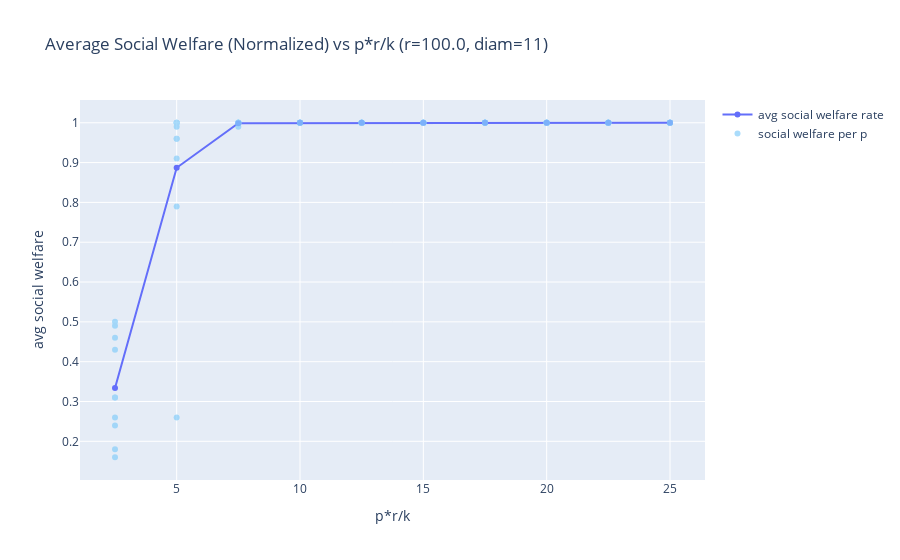
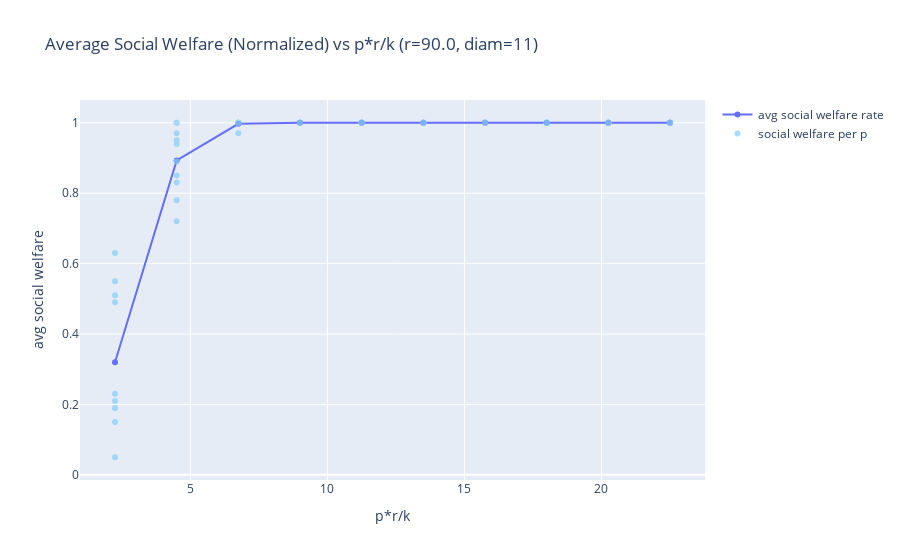
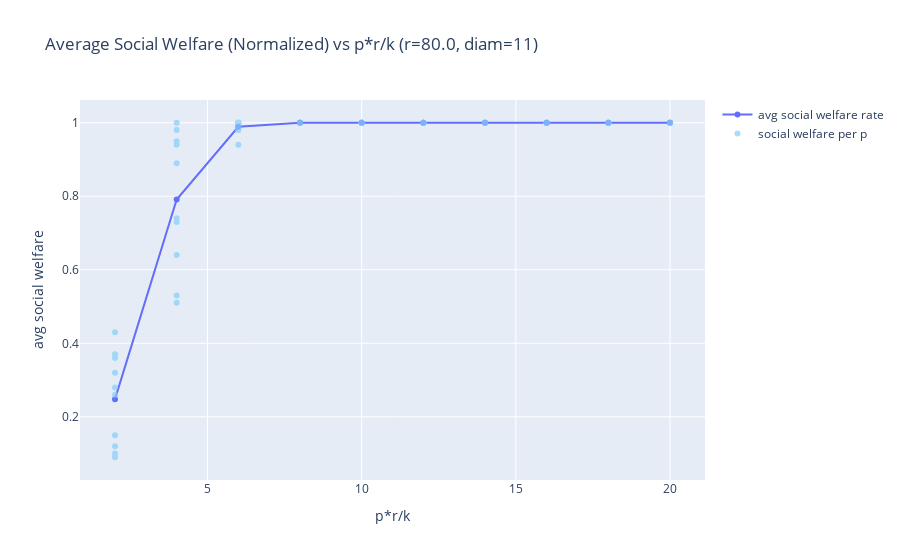
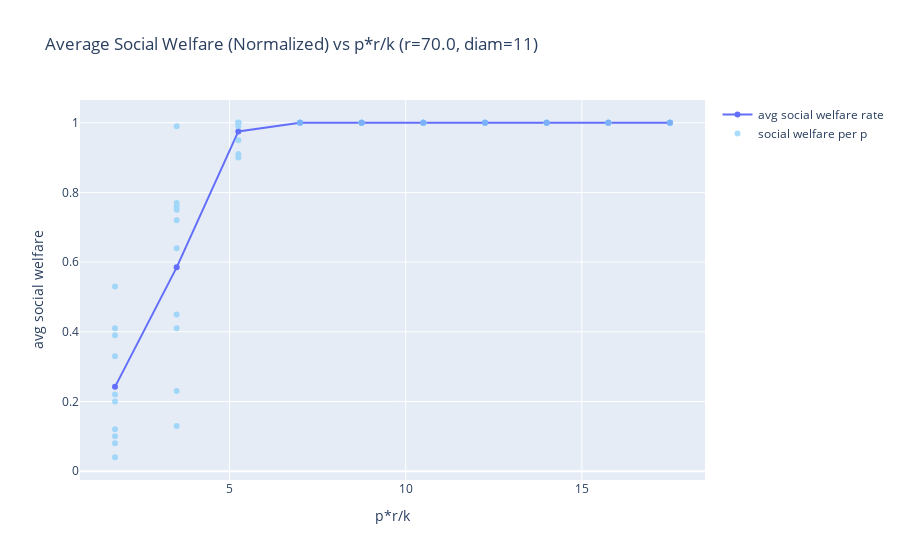

The code cell stored with these charts, in order, in its notebook:
### Code cell
run_sim(create_ws)

### Figure 1 — Plotly figure (JSON) as saved in the notebook; plotly's stock layout.template omitted (floating-point values rounded to 4 significant figures)
{"data": [{"hoverinfo": "skip", "mode": "lines+markers", "name": "avg social welfare rate", "type": "scatter", "x": [25, 22.5, 20, 17.5, 15, 12.5, 10.0, 7.5, 5.0, 2.5], "y": [1, 1, 1, 1, 1, 1, 1, 0.999, 0.887, 0.334]}, {"hoverinfo": "skip", "marker": {"color": "LightSkyBlue"}, "mode": "markers", "name": "social welfare per p", "opacity": 0.7, "type": "scatter", "x": [25, 25, 25, 25, 25, 25, 25, 25, 25, 25, 22.5, 22.5, 22.5, 22.5, 22.5, 22.5, 22.5, 22.5, 22.5, 22.5, 20, 20, 20, 20, 20, 20, 20, 20, 20, 20, 17.5, 17.5, 17.5, 17.5, 17.5, 17.5, 17.5, 17.5, 17.5, 17.5, 15, 15, 15, 15, 15, 15, 15, 15, 15, 15, 12.5, 12.5, 12.5, 12.5, 12.5, 12.5, 12.5, 12.5, 12.5, 12.5, 10.0, 10.0, 10.0, 10.0, 10.0, 10.0, 10.0, 10.0, 10.0, 10.0, 7.5, 7.5, 7.5, 7.5, 7.5, 7.5, 7.5, 7.5, 7.5, 7.5, 5.0, 5.0, 5.0, 5.0, 5.0, 5.0, 5.0, 5.0, 5.0, 5.0, 2.5, 2.5, 2.5, 2.5, 2.5, 2.5, 2.5, 2.5, 2.5, 2.5], "y": [1, 1, 1, 1, 1, 1, 1, 1, 1, 1, 1, 1, 1, 1, 1, 1, 1, 1, 1, 1, 1, 1, 1, 1, 1, 1, 1, 1, 1, 1, 1, 1, 1, 1, 1, 1, 1, 1, 1, 1, 1, 1, 1, 1, 1, 1, 1, 1, 1, 1, 1, 1, 1, 1, 1, 1, 1, 1, 1, 1, 1, 1, 1, 1, 1, 1, 1, 1, 1, 1, 0.99, 1, 1, 1, 1, 1, 1, 1, 1, 1, 1, 0.91, 0.96, 0.96, 0.99, 1, 0.26, 1, 0.79, 1, 0.18, 0.31, 0.31, 0.43, 0.16, 0.24, 0.26, 0.49, 0.46, 0.5]}], "layout": {"showlegend": true, "title": {"text": "Average Social Welfare (Normalized) vs p*r/k (r=100.0, diam=11)"}, "xaxis": {"title": {"text": "p*r/k"}}, "yaxis": {"title": {"text": "avg social welfare"}}}}

### Figure 2 — Plotly figure (JSON) as saved in the notebook; plotly's stock layout.template omitted (floating-point values rounded to 4 significant figures)
{"data": [{"hoverinfo": "skip", "mode": "lines+markers", "name": "avg social welfare rate", "type": "scatter", "x": [22.5, 20.25, 18, 15.75, 13.5, 11.25, 9.0, 6.75, 4.5, 2.25], "y": [1, 1, 1, 1, 1, 1, 1, 0.997, 0.893, 0.32]}, {"hoverinfo": "skip", "marker": {"color": "LightSkyBlue"}, "mode": "markers", "name": "social welfare per p", "opacity": 0.7, "type": "scatter", "x": [22.5, 22.5, 22.5, 22.5, 22.5, 22.5, 22.5, 22.5, 22.5, 22.5, 20.25, 20.25, 20.25, 20.25, 20.25, 20.25, 20.25, 20.25, 20.25, 20.25, 18, 18, 18, 18, 18, 18, 18, 18, 18, 18, 15.75, 15.75, 15.75, 15.75, 15.75, 15.75, 15.75, 15.75, 15.75, 15.75, 13.5, 13.5, 13.5, 13.5, 13.5, 13.5, 13.5, 13.5, 13.5, 13.5, 11.25, 11.25, 11.25, 11.25, 11.25, 11.25, 11.25, 11.25, 11.25, 11.25, 9.0, 9.0, 9.0, 9.0, 9.0, 9.0, 9.0, 9.0, 9.0, 9.0, 6.75, 6.75, 6.75, 6.75, 6.75, 6.75, 6.75, 6.75, 6.75, 6.75, 4.5, 4.5, 4.5, 4.5, 4.5, 4.5, 4.5, 4.5, 4.5, 4.5, 2.25, 2.25, 2.25, 2.25, 2.25, 2.25, 2.25, 2.25, 2.25, 2.25], "y": [1, 1, 1, 1, 1, 1, 1, 1, 1, 1, 1, 1, 1, 1, 1, 1, 1, 1, 1, 1, 1, 1, 1, 1, 1, 1, 1, 1, 1, 1, 1, 1, 1, 1, 1, 1, 1, 1, 1, 1, 1, 1, 1, 1, 1, 1, 1, 1, 1, 1, 1, 1, 1, 1, 1, 1, 1, 1, 1, 1, 1, 1, 1, 1, 1, 1, 1, 1, 1, 1, 1, 1, 1, 1, 1, 0.97, 1, 1, 1, 1, 0.97, 0.89, 0.78, 0.83, 0.85, 0.72, 0.95, 0.94, 1, 1, 0.05, 0.55, 0.19, 0.51, 0.23, 0.19, 0.21, 0.63, 0.49, 0.15]}], "layout": {"showlegend": true, "title": {"text": "Average Social Welfare (Normalized) vs p*r/k (r=90.0, diam=11)"}, "xaxis": {"title": {"text": "p*r/k"}}, "yaxis": {"title": {"text": "avg social welfare"}}}}

### Figure 3 — Plotly figure (JSON) as saved in the notebook; plotly's stock layout.template omitted (floating-point values rounded to 4 significant figures)
{"data": [{"hoverinfo": "skip", "mode": "lines+markers", "name": "avg social welfare rate", "type": "scatter", "x": [20, 18, 16, 14, 12, 10, 8.0, 6.0, 4.0, 2.0], "y": [1, 1, 1, 1, 1, 1, 1, 0.989, 0.791, 0.248]}, {"hoverinfo": "skip", "marker": {"color": "LightSkyBlue"}, "mode": "markers", "name": "social welfare per p", "opacity": 0.7, "type": "scatter", "x": [20, 20, 20, 20, 20, 20, 20, 20, 20, 20, 18, 18, 18, 18, 18, 18, 18, 18, 18, 18, 16, 16, 16, 16, 16, 16, 16, 16, 16, 16, 14, 14, 14, 14, 14, 14, 14, 14, 14, 14, 12, 12, 12, 12, 12, 12, 12, 12, 12, 12, 10, 10, 10, 10, 10, 10, 10, 10, 10, 10, 8.0, 8.0, 8.0, 8.0, 8.0, 8.0, 8.0, 8.0, 8.0, 8.0, 6.0, 6.0, 6.0, 6.0, 6.0, 6.0, 6.0, 6.0, 6.0, 6.0, 4.0, 4.0, 4.0, 4.0, 4.0, 4.0, 4.0, 4.0, 4.0, 4.0, 2.0, 2.0, 2.0, 2.0, 2.0, 2.0, 2.0, 2.0, 2.0, 2.0], "y": [1, 1, 1, 1, 1, 1, 1, 1, 1, 1, 1, 1, 1, 1, 1, 1, 1, 1, 1, 1, 1, 1, 1, 1, 1, 1, 1, 1, 1, 1, 1, 1, 1, 1, 1, 1, 1, 1, 1, 1, 1, 1, 1, 1, 1, 1, 1, 1, 1, 1, 1, 1, 1, 1, 1, 1, 1, 1, 1, 1, 1, 1, 1, 1, 1, 1, 1, 1, 1, 1, 1, 1, 1, 0.99, 0.94, 0.98, 1, 1, 0.98, 1, 0.74, 0.53, 0.73, 0.95, 0.98, 0.64, 0.89, 1, 0.94, 0.51, 0.32, 0.09, 0.37, 0.36, 0.1, 0.15, 0.12, 0.26, 0.43, 0.28]}], "layout": {"showlegend": true, "title": {"text": "Average Social Welfare (Normalized) vs p*r/k (r=80.0, diam=11)"}, "xaxis": {"title": {"text": "p*r/k"}}, "yaxis": {"title": {"text": "avg social welfare"}}}}

### Figure 4 — Plotly figure (JSON) as saved in the notebook; plotly's stock layout.template omitted (floating-point values rounded to 4 significant figures)
{"data": [{"hoverinfo": "skip", "mode": "lines+markers", "name": "avg social welfare rate", "type": "scatter", "x": [17.5, 15.75, 14, 12.25, 10.5, 8.75, 7.0, 5.25, 3.5, 1.75], "y": [1, 1, 1, 1, 1, 1, 1, 0.975, 0.585, 0.242]}, {"hoverinfo": "skip", "marker": {"color": "LightSkyBlue"}, "mode": "markers", "name": "social welfare per p", "opacity": 0.7, "type": "scatter", "x": [17.5, 17.5, 17.5, 17.5, 17.5, 17.5, 17.5, 17.5, 17.5, 17.5, 15.75, 15.75, 15.75, 15.75, 15.75, 15.75, 15.75, 15.75, 15.75, 15.75, 14, 14, 14, 14, 14, 14, 14, 14, 14, 14, 12.25, 12.25, 12.25, 12.25, 12.25, 12.25, 12.25, 12.25, 12.25, 12.25, 10.5, 10.5, 10.5, 10.5, 10.5, 10.5, 10.5, 10.5, 10.5, 10.5, 8.75, 8.75, 8.75, 8.75, 8.75, 8.75, 8.75, 8.75, 8.75, 8.75, 7.0, 7.0, 7.0, 7.0, 7.0, 7.0, 7.0, 7.0, 7.0, 7.0, 5.25, 5.25, 5.25, 5.25, 5.25, 5.25, 5.25, 5.25, 5.25, 5.25, 3.5, 3.5, 3.5, 3.5, 3.5, 3.5, 3.5, 3.5, 3.5, 3.5, 1.75, 1.75, 1.75, 1.75, 1.75, 1.75, 1.75, 1.75, 1.75, 1.75], "y": [1, 1, 1, 1, 1, 1, 1, 1, 1, 1, 1, 1, 1, 1, 1, 1, 1, 1, 1, 1, 1, 1, 1, 1, 1, 1, 1, 1, 1, 1, 1, 1, 1, 1, 1, 1, 1, 1, 1, 1, 1, 1, 1, 1, 1, 1, 1, 1, 1, 1, 1, 1, 1, 1, 1, 1, 1, 1, 1, 1, 1, 1, 1, 1, 1, 1, 1, 1, 1, 1, 0.99, 1, 1, 1, 1, 0.91, 0.95, 1, 0.9, 1, 0.99, 0.72, 0.41, 0.23, 0.13, 0.64, 0.75, 0.77, 0.45, 0.76, 0.41, 0.04, 0.22, 0.39, 0.12, 0.53, 0.08, 0.2, 0.33, 0.1]}], "layout": {"showlegend": true, "title": {"text": "Average Social Welfare (Normalized) vs p*r/k (r=70.0, diam=11)"}, "xaxis": {"title": {"text": "p*r/k"}}, "yaxis": {"title": {"text": "avg social welfare"}}}}
